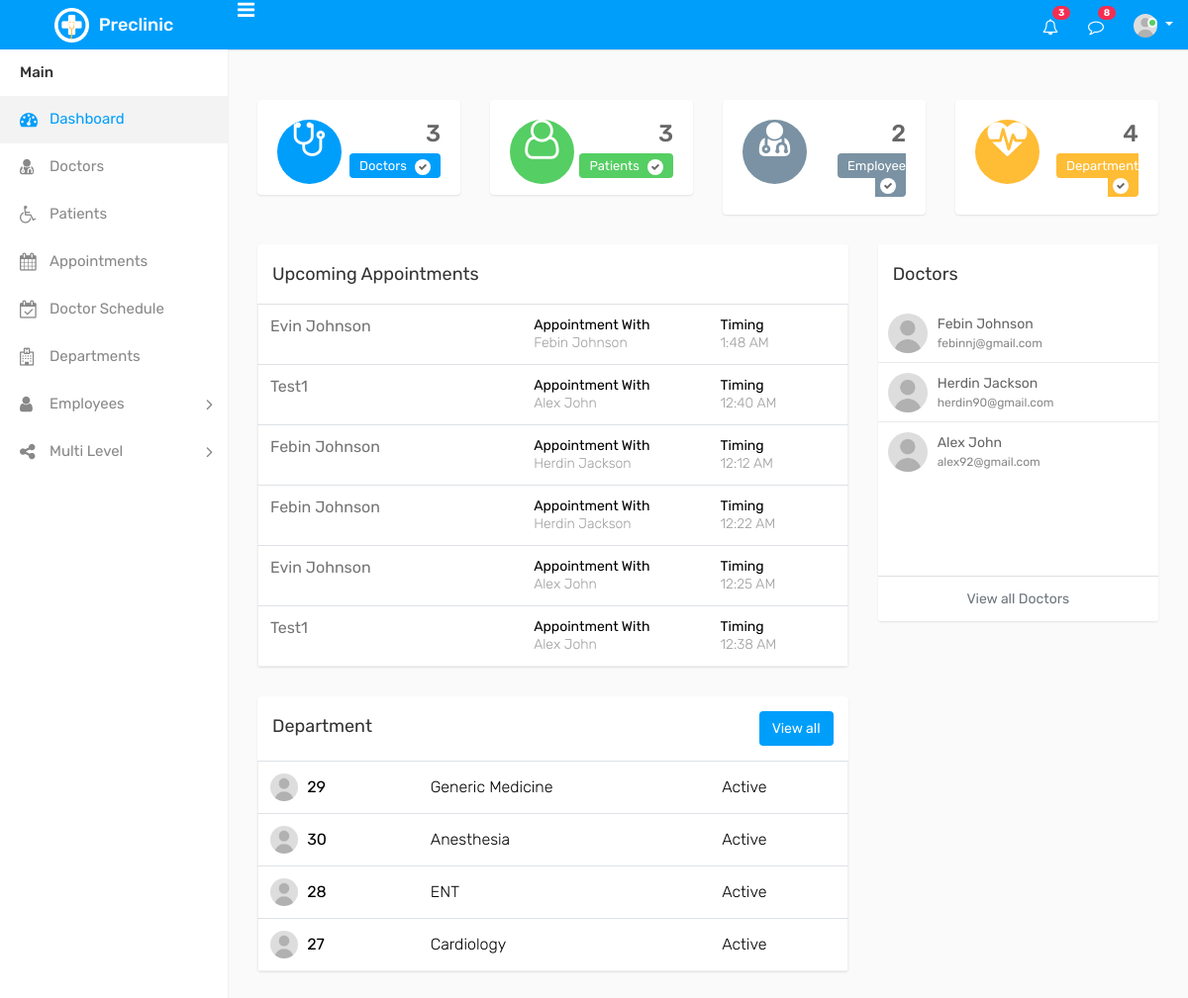
The app's page /medico/preclinic/index.php with its own data.
### tables this page shows
CREATE TABLE IF NOT EXISTS `appoinment` (
  `id` int(4) NOT NULL AUTO_INCREMENT,
  `appoinment_id` varchar(10) NOT NULL,
  `patient_id` int(4) NOT NULL,
  `doctor_id` int(4) NOT NULL,
  `doctor_name` varchar(30) NOT NULL,
  `department` varchar(30) NOT NULL,
  `patient_name` varchar(30) NOT NULL,
  `appointment_date` varchar(10) NOT NULL,
  `appoinment_time` varchar(10) NOT NULL,
  `phone` bigint(10) NOT NULL,
  `email` varchar(30) NOT NULL,
  `status` varchar(10) NOT NULL,
  PRIMARY KEY (`id`),
  KEY `patient_id` (`patient_id`),
  KEY `doctor_id` (`doctor_id`),
  KEY `department` (`department`)
);

CREATE TABLE IF NOT EXISTS `doctor` (
  `doctor_id` int(4) NOT NULL AUTO_INCREMENT,
  `doctor_name` varchar(30) NOT NULL,
  `department` varchar(30) DEFAULT NULL,
  `userName` varchar(30) NOT NULL,
  `email` varchar(100) NOT NULL,
  `pass` varchar(30) NOT NULL,
  `dateOfBirth` varchar(30) NOT NULL,
  `gender` varchar(10) NOT NULL,
  `addrss` varchar(100) NOT NULL,
  `city` varchar(30) NOT NULL,
  `Province` varchar(30) NOT NULL,
  `postalCode` int(6) NOT NULL,
  `phone` bigint(10) DEFAULT NULL,
  `profilePic` longblob NOT NULL,
  `shortBio` varchar(100) NOT NULL,
  `docStatus` varchar(10) NOT NULL,
  PRIMARY KEY (`doctor_id`),
  KEY `department` (`department`)
);

CREATE TABLE IF NOT EXISTS `department` (
  `department_id` int(3) NOT NULL AUTO_INCREMENT,
  `department_name` varchar(30) NOT NULL,
  `department_status` varchar(25) NOT NULL,
  PRIMARY KEY (`department_id`)
);

### medico/preclinic/index.php (the view, shortened to what this page needs)
<?php
include('connection.php');
$sqlquery="SELECT (SELECT COUNT(*) FROM patient) as PatientCount, (SELECT COUNT(*) FROM doctor) as doctorCount, (SELECT COUNT(*) FROM employee) as employeeCount, (SELECT COUNT(*) FROM department) as departmentCount";
$result = mysqli_query($conn, $sqlquery);
$row = mysqli_fetch_array($result);
?>
<!DOCTYPE html>
<html lang="en">
<head>
    <link rel="stylesheet" type="text/css" href="assets/css/bootstrap.min.css">
    <link rel="stylesheet" type="text/css" href="assets/css/font-awesome.min.css">
    <link rel="stylesheet" type="text/css" href="assets/css/style.css">
</head>
<body>
    <div class="main-wrapper">
        <div class="header">
			<div class="header-left">
				<a href="index.html" class="logo">
					<img src="assets/img/logo.png" width="35" height="35" alt=""> <span>Preclinic</span>
				</a>
			</div>
			<a id="toggle_btn" href="javascript:void(0);"><i class="fa fa-bars"></i></a>
            <ul class="nav user-menu float-right">
                <li class="nav-item dropdown d-none d-sm-block">
                    <a href="#" class="dropdown-toggle nav-link" data-toggle="dropdown"><i class="fa fa-bell-o"></i> <span class="badge badge-pill bg-danger float-right">3</span></a>
                </li>
                <li class="nav-item dropdown d-none d-sm-block">
                    <a href="javascript:void(0);" id="open_msg_box" class="hasnotifications nav-link"><i class="fa fa-comment-o"></i> <span class="badge badge-pill bg-danger float-right">8</span></a>
                </li>
                <li class="nav-item dropdown has-arrow">
                    <a href="#" class="dropdown-toggle nav-link user-link" data-toggle="dropdown">
                        <span class="user-img">
							<img class="rounded-circle" src="assets/img/user.jpg" width="24" alt="Admin">
							<span class="status online"></span>
						</span>
                    </a>
                </li>
            </ul>
        </div>
        <div class="sidebar" id="sidebar">
            <div class="sidebar-inner slimscroll">
                <div id="sidebar-menu" class="sidebar-menu">
                    <ul>
                        <li class="menu-title">Main</li>
                        <li class="active">
                            <a href="index.php"><i class="fa fa-dashboard"></i> <span>Dashboard</span></a>
                        </li>
						<li>
                            <a href="doctors.php"><i class="fa fa-user-md"></i> <span>Doctors</span></a>
                        </li>
                        <li>
                            <a href="patients.php"><i class="fa fa-wheelchair"></i> <span>Patients</span></a>
                        </li>
                        <li>
                            <a href="appointments.php"><i class="fa fa-calendar"></i> <span>Appointments</span></a>
                        </li>
                        <li>
                            <a href="schedule.php"><i class="fa fa-calendar-check-o"></i> <span>Doctor Schedule</span></a>
                        </li>
                        <li>
                            <a href="departments.php"><i class="fa fa-hospital-o"></i> <span>Departments</span></a>
                        </li>
						<li class="submenu">
							<a href="#"><i class="fa fa-user"></i> <span> Employees </span> <span class="menu-arrow"></span></a>
						</li>
                        <li class="submenu">
                            <a href="javascript:void(0);"><i class="fa fa-share-alt"></i> <span>Multi Level</span> <span class="menu-arrow"></span></a>
                        </li>
                    </ul>
                </div>
            </div>
        </div>
        <div class="page-wrapper">
            <div class="content">
                <div class="row">
                    <div class="col-md-6 col-sm-6 col-lg-6 col-xl-3">
                        <div class="dash-widget">
							<span class="dash-widget-bg1"><i class="fa fa-stethoscope" aria-hidden="true"></i></span>
							<div class="dash-widget-info text-right">
								<h3><?php echo $row['doctorCount'];?></h3>
								<span class="widget-title1">Doctors <i class="fa fa-check" aria-hidden="true"></i></span>
							</div>
                        </div>
                    </div>
                    <div class="col-md-6 col-sm-6 col-lg-6 col-xl-3">
                        <div class="dash-widget">
                            <span class="dash-widget-bg2"><i class="fa fa-user-o"></i></span>
                            <div class="dash-widget-info text-right">
                                <h3><?php echo $row['PatientCount'];?></h3>
                                <span class="widget-title2">Patients <i class="fa fa-check" aria-hidden="true"></i></span>
                            </div>
                        </div>
                    </div>
                    <div class="col-md-6 col-sm-6 col-lg-6 col-xl-3">
                        <div class="dash-widget">
                            <span class="dash-widget-bg3"><i class="fa fa-user-md" aria-hidden="true"></i></span>
                            <div class="dash-widget-info text-right">
                                <h3><?php echo $row['employeeCount'];?></h3>
                                <span class="widget-title3">Employee <i class="fa fa-check" aria-hidden="true"></i></span>
                            </div>
                        </div>
                    </div>
                    <div class="col-md-6 col-sm-6 col-lg-6 col-xl-3">
                        <div class="dash-widget">
                            <span class="dash-widget-bg4"><i class="fa fa-heartbeat" aria-hidden="true"></i></span>
                            <div class="dash-widget-info text-right">
                                <h3><?php echo $row['departmentCount'];?></h3>
                                <span class="widget-title4">Department<i class="fa fa-check" aria-hidden="true"></i></span>
                            </div>
                        </div>
                    </div>
                </div>
				<div class="row">
					<div class="col-12 col-md-6 col-lg-8 col-xl-8">
						<div class="card">
							<div class="card-header">
								<h4 class="card-title d-inline-block">Upcoming Appointments</h4>
							</div>
							<div class="card-body p-0">
								<div class="table-responsive">
									<table class="table mb-0">
										<tbody>
										<?php
									  $sql = "SELECT * FROM appoinment ;";
 									$result = mysqli_query($conn, $sql);
                          while($row = mysqli_fetch_array($result))
						  {
                          ?>
											<tr>
												<td style="min-width: 200px;">
													<h2><a href="#"><?php echo $row["patient_name"]; ?></a></h2>
												</td>
												<td>
													<h5 class="time-title p-0">Appointment With</h5>
													<p><?php echo $row["doctor_name"]; ?></p>
												</td>
												<td>
													<h5 class="time-title p-0">Timing</h5>
													<p><?php echo $row["appoinment_time"]; ?></p>
												</td>
												<td class="text-right">
												</td>
											</tr>
											 <?php
                          }
                          ?>
										</tbody>
									</table>
								</div>
							</div>
						</div>
					</div>
                    <div class="col-12 col-md-6 col-lg-4 col-xl-4">
                        <div class="card member-panel">
							<div class="card-header bg-white">
								<h4 class="card-title mb-0">Doctors</h4>
							</div>
                            <div class="card-body">
                                <ul class="contact-list">
								<?php
									  $sql = "SELECT * FROM doctor;";
 									$result = mysqli_query($conn, $sql);
                          while($row = mysqli_fetch_array($result))
						  {
                          ?>
                                    <li>
                                        <div class="contact-cont">
                                            <div class="float-left user-img m-r-10">
                                                <a href="#" title=""><img src="assets/img/user.jpg" alt="" class="w-40 rounded-circle"></a>
                                            </div>
                                            <div class="contact-info">
                                                <span class="contact-name text-ellipsis"><?php echo $row["doctor_name"]; ?></span>
                                                <span class="contact-date"><?php echo $row["email"]; ?></span>
                                            </div>
                                        </div>
                                    </li>
									 <?php
                          }
                          ?>
                                </ul>
                            </div>
                            <div class="card-footer text-center bg-white">
                                 <a href="doctors.php" class="text-muted">View all Doctors</a>
                            </div>
                        </div>
                    </div>
				</div>
				<div class="row">
					<div class="col-12 col-md-6 col-lg-8 col-xl-8">
						<div class="card">
							<div class="card-header">
								<h4 class="card-title d-inline-block">Department </h4> <a href="departments.php" class="btn btn-primary float-right">View all</a>
							</div>
							<div class="card-block">
								<div class="table-responsive">
									<table class="table mb-0 new-patient-table">
										<tbody>
										<?php
									  $sql = "SELECT * FROM department;";
 									$result = mysqli_query($conn, $sql);
                          while($row = mysqli_fetch_array($result))
						  {
                          ?>
											<tr>
												<td>
													<img width="28" height="28" class="rounded-circle" src="assets/img/user.jpg" alt="">
													<h2><?php echo $row["department_id"]; ?></h2>
												</td>
												<td><?php echo $row["department_name"]; ?></td>
												<td><?php echo $row["department_status"]; ?></td>
											</tr>
											 <?php
                          }
                          ?>
										</tbody>
									</table>
								</div>
							</div>
						</div>
					</div>
					<div class="col-12 col-md-6 col-lg-4 col-xl-4">
					 </div>
				</div>
            </div>
        </div>
    </div>
</body>
</html>

### records on screen
appoinment: patient_name "Evin Johnson", doctor_name "Febin Johnson", appoinment_time "1:48 AM"
appoinment: patient_name "Test1", doctor_name "Alex John", appoinment_time "12:40 AM"
appoinment: patient_name "Febin Johnson", doctor_name "Herdin Jackson", appoinment_time "12:12 AM"
appoinment: patient_name "Febin Johnson", doctor_name "Herdin Jackson", appoinment_time "12:22 AM"
appoinment: patient_name "Evin Johnson", doctor_name "Alex John", appoinment_time "12:25 AM"
appoinment: patient_name "Test1", doctor_name "Alex John", appoinment_time "12:38 AM"
doctor: doctor_name "Febin Johnson", email "febinnj@gmail.com"
doctor: doctor_name "Herdin Jackson", email "herdin90@gmail.com"
doctor: doctor_name "Alex John", email "alex92@gmail.com"
department: department_id "29", department_name "Generic Medicine", department_status "Active"
department: department_id "30", department_name "Anesthesia", department_status "Active"
department: department_id "28", department_name "ENT", department_status "Active"
department: department_id "27", department_name "Cardiology", department_status "Active"

### other values on screen
$row['doctorCount'] "3"
$row['PatientCount'] "3"
$row['employeeCount'] "2"
$row['departmentCount'] "4"
